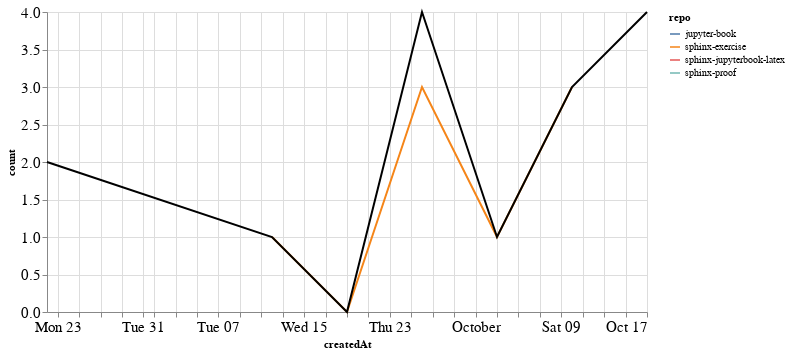

Here is the notebook cell this chart was saved with:
### Markdown cell above
### Comments

### Code cell
comments_time = comments.groupby('repo').resample('W', on='createdAt').count()['author'].reset_index()
comments_time = comments_time.rename(columns={'author': 'count'})
comments_time_total = comments_time.groupby('createdAt').agg({"count": "sum"}).reset_index()
ch1 = alt.Chart(comments_time, width=600).mark_line().encode(
    x='createdAt',
    y='count',
    color='repo',
    tooltip="repo"
)

ch2 = alt.Chart(comments_time_total, width=600).mark_line(color="black").encode(
    x='createdAt',
    y='count',
)

ch1 + ch2

### Figure 1 — Vega-Lite specification as saved in the notebook (floating-point values rounded to 4 significant figures)
{"config": {"axisLeft": {"labelFontSize": 15}, "axisBottom": {"labelFontSize": 15}}, "layer": [{"data": {"name": "data-3a9df24886c60ca74e42d13144737c76"}, "mark": "line", "encoding": {"color": {"type": "nominal", "field": "repo"}, "tooltip": {"type": "nominal", "field": "repo"}, "x": {"type": "temporal", "field": "createdAt"}, "y": {"type": "quantitative", "field": "count"}}, "width": 600}, {"data": {"name": "data-c9eb747545b0cc2cc19f753e50683456"}, "mark": {"type": "line", "color": "black"}, "encoding": {"x": {"type": "temporal", "field": "createdAt"}, "y": {"type": "quantitative", "field": "count"}}, "width": 600}], "$schema": "https://vega.github.io/schema/vega-lite/v4.8.1.json", "datasets": {"data-3a9df24886c60ca74e42d13144737c76": [{"repo": "jupyter-book", "createdAt": "2021-10-17T00:00:00", "count": 4}, {"repo": "sphinx-exercise", "createdAt": "2021-09-12T00:00:00", "count": 1}, {"repo": "sphinx-exercise", "createdAt": "2021-09-19T00:00:00", "count": 0}, {"repo": "sphinx-exercise", "createdAt": "2021-09-26T00:00:00", "count": 3}, {"repo": "sphinx-exercise", "createdAt": "2021-10-03T00:00:00", "count": 1}, {"repo": "sphinx-exercise", "createdAt": "2021-10-10T00:00:00", "count": 3}, {"repo": "sphinx-jupyterbook-latex", "createdAt": "2021-09-26T00:00:00", "count": 1}, {"repo": "sphinx-proof", "createdAt": "2021-08-22T00:00:00", "count": 2}], "data-c9eb747545b0cc2cc19f753e50683456": [{"createdAt": "2021-08-22T00:00:00", "count": 2}, {"createdAt": "2021-09-12T00:00:00", "count": 1}, {"createdAt": "2021-09-19T00:00:00", "count": 0}, {"createdAt": "2021-09-26T00:00:00", "count": 4}, {"createdAt": "2021-10-03T00:00:00", "count": 1}, {"createdAt": "2021-10-10T00:00:00", "count": 3}, {"createdAt": "2021-10-17T00:00:00", "count": 4}]}}
